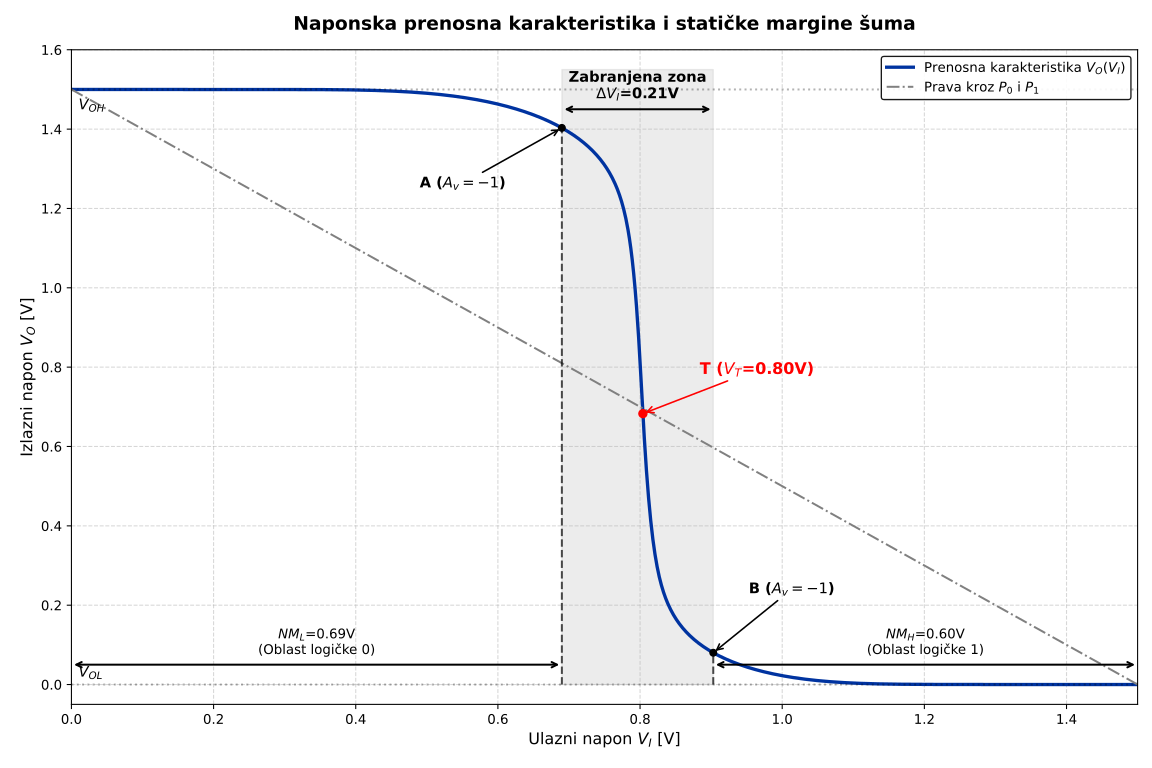

Here is the Python script that generated this plot:
import numpy as np
import matplotlib.pyplot as plt

# 1. Učitavanje podataka
putanja_do_fajla = '/home/Nikola.Jankovic/projekat/slucaj_2/python/vtc_kriva.txt'
podaci = np.loadtxt(putanja_do_fajla)
Va = podaci[:, 0]
Vout = podaci[:, 1]

# 2. Računanje ključnih tačaka
izvod = np.gradient(Vout, Va)
indeks_min_izvoda = np.argmin(izvod)

# Tačka A (VIL)
indeks_vil = np.argmin(np.abs(izvod[:indeks_min_izvoda] - (-1)))
Vil = Va[indeks_vil]
Vout_vil = Vout[indeks_vil]

# Tačka B (VIH)
indeks_vih = np.argmin(np.abs(izvod[indeks_min_izvoda:] - (-1))) + indeks_min_izvoda
Vih = Va[indeks_vih]
Vout_vih = Vout[indeks_vih]

Voh = np.max(Vout)
Vol = np.min(Vout)

NM_L = Vil - Vol
NM_H = Voh - Vih
delta_VI = Vih - Vil

# 3. Fiksirano traženje tačke T (VT)
V_prava = -Va + Voh + Vol
# Tražimo presek ISKLJUČIVO u zabranjenoj zoni da izbegnemo ivice grafika
maska = (Va > Vil) & (Va < Vih)
indeks_vt = np.argmin(np.abs(Vout[maska] - V_prava[maska]))
# Vraćamo stvarni indeks iz originalnog niza
stvarn_indeks_vt = np.where(maska)[0][indeks_vt] 
Vt = Va[stvarn_indeks_vt]
Vt_out = Vout[stvarn_indeks_vt]

# ==========================================
# 4. PROFESIONALNO CRTANJE GRAFIKA
# ==========================================
plt.figure(figsize=(12, 8)) # Veća slika za bolju preglednost

# Krive
plt.plot(Va, Vout, color='#0033A0', linewidth=2.5, label='Prenosna karakteristika $V_O(V_I)$')
plt.plot(Va, V_prava, color='gray', linestyle='-.', linewidth=1.5, label='Prava kroz $P_0$ i $P_1$')

# Osenčena zabranjena zona
plt.fill_between(Va, 0, 1.55, where=((Va >= Vil) & (Va <= Vih)), color='gray', alpha=0.15)

# Vertikalne linije do tačaka A i B
plt.vlines(x=Vil, ymin=0, ymax=Vout_vil, color='black', linestyle='--', alpha=0.7)
plt.vlines(x=Vih, ymin=0, ymax=Vout_vih, color='black', linestyle='--', alpha=0.7)

# --- CRTANJE TAČAKA I OZNAKA ---

# Tačka A (VIL, -1 nagib)
plt.plot(Vil, Vout_vil, 'ko', markersize=5)
plt.annotate('A ($A_v = -1$)', xy=(Vil, Vout_vil), xytext=(Vil - 0.2, Vout_vil - 0.15),
             arrowprops=dict(facecolor='black', arrowstyle='->', lw=1.2), fontsize=11, fontweight='bold')

# Tačka B (VIH, -1 nagib)
plt.plot(Vih, Vout_vih, 'ko', markersize=5)
plt.annotate('B ($A_v = -1$)', xy=(Vih, Vout_vih), xytext=(Vih + 0.05, Vout_vih + 0.15),
             arrowprops=dict(facecolor='black', arrowstyle='->', lw=1.2), fontsize=11, fontweight='bold')

# Tačka T (Prag preklapanja)
plt.plot(Vt, Vt_out, 'ro', markersize=6, zorder=5) # Crvena tačka da se istakne
plt.annotate(f'T ($V_T$={Vt:.2f}V)', xy=(Vt, Vt_out), xytext=(Vt + 0.08, Vt_out + 0.1),
             arrowprops=dict(color='red', arrowstyle='->', lw=1.2), color='red', fontsize=12, fontweight='bold')

# --- STRELICE I TEKST NA OSAMA ---

# Margine šuma (NML i NMH)
plt.annotate('', xy=(0, 0.05), xytext=(Vil, 0.05), arrowprops=dict(arrowstyle='<->', lw=1.5))
plt.text(Vil/2, 0.07, f'$NM_L$={NM_L:.2f}V\n(Oblast logičke 0)', ha='center', va='bottom', fontsize=10)

plt.annotate('', xy=(Vih, 0.05), xytext=(1.5, 0.05), arrowprops=dict(arrowstyle='<->', lw=1.5))
plt.text((Vih+1.5)/2, 0.07, f'$NM_H$={NM_H:.2f}V\n(Oblast logičke 1)', ha='center', va='bottom', fontsize=10)

# Zabranjena zona
plt.annotate('', xy=(Vil, 1.45), xytext=(Vih, 1.45), arrowprops=dict(arrowstyle='<->', lw=1.5))
plt.text((Vil+Vih)/2, 1.47, f'Zabranjena zona\n$\\Delta V_I$={delta_VI:.2f}V', ha='center', va='bottom', fontsize=11, fontweight='bold')

# Oznake za VOH i VOL na y-osi
plt.axhline(y=Voh, color='black', linestyle=':', alpha=0.3)
plt.text(0.01, Voh - 0.05, '$V_{OH}$', fontsize=11)
plt.axhline(y=0, color='black', linestyle=':', alpha=0.3) # VOL je prakticno nula
plt.text(0.01, 0.02, '$V_{OL}$', fontsize=11)

# --- ZAVRŠNO UREĐIVANJE ---
plt.title('Naponska prenosna karakteristika i statičke margine šuma', fontsize=14, fontweight='bold', pad=15)
plt.xlabel('Ulazni napon $V_I$ [V]', fontsize=12)
plt.ylabel('Izlazni napon $V_O$ [V]', fontsize=12)

plt.xlim([0, 1.5])
plt.ylim([-0.05, 1.6]) # Malo lufta gore i dole
plt.grid(True, linestyle='--', alpha=0.5)

# Legenda premeštena gore desno gde ima mesta
plt.legend(loc='upper right', framealpha=0.9, edgecolor='black')

plt.tight_layout()
plt.savefig('/home/Nikola.Jankovic/projekat/slucaj_2/python/vtc_kriva.svg', format='svg')
plt.show()
